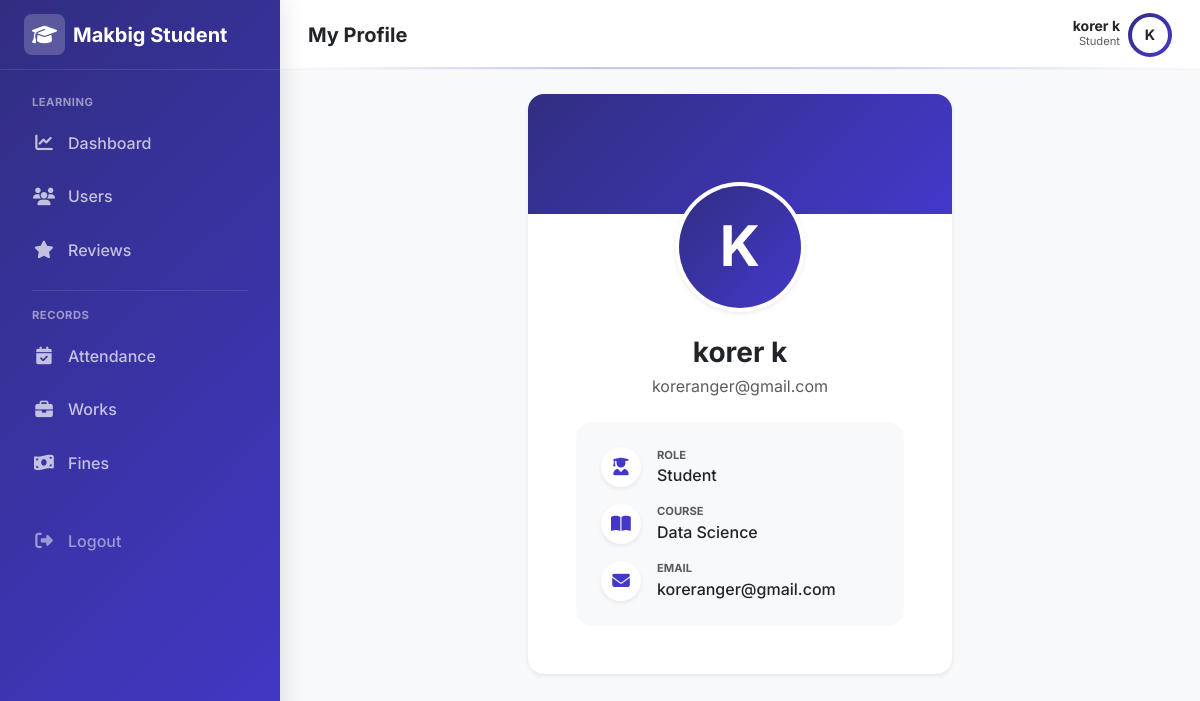
/student/profile/ (signed in), run on the app's committed database.
### adminpanel/models.py (models this page shows, shortened)
class User(AbstractUser):
    email=models.EmailField(unique=True,db_index=True)
    mobile_number = models.CharField(max_length=15, blank=True, null=True,validators=[mobile_validator])
    is_student=models.BooleanField(default=False)
    first_name = models.CharField(max_length=100,validators=[name_validator])
    last_name = models.CharField(max_length=100,validators=[name_validator])

class StudentProfile(models.Model):
    user=models.OneToOneField(User, on_delete=models.CASCADE)
    course=models.ForeignKey(Course,on_delete=models.PROTECT)
    is_active = models.BooleanField(default=True)
    enrollment_date=models.DateField(auto_now_add=True)
    progress_percent=models.DecimalField(max_digits=5, decimal_places=2, default=0,validators=[MinValueValidator(Decimal('0.00')),MaxValueValidator(Decimal('100.00'))])

class Course(models.Model):
    name=models.CharField(max_length=200)
    description=models.TextField(blank=True,null=True, max_length=2000)
    duration_months=models.PositiveIntegerField(default=6,validators=[MinValueValidator(1),MaxValueValidator(60)])

### adminpanel/views.py (the view)
# urls.py: path("student/profile/", views.student_profile, name="student_profile"),
@login_required
@never_cache
def student_profile(request):
    try:
        student = get_object_or_404(StudentProfile,user=request.user)
    except StudentProfile.DoesNotExist:
        messages.error(request,"Student profile not found")
        return redirect("student_dashboard")
    return render(request, "adminpanel/student_profile.html", {"student": student})

### reviewtickets/context_processors.py (called while the page is built)
def ticket_notifications(request):
    if request.user.is_authenticated and request.user.is_staff:
        count = ReviewTicket.objects.filter(
            status='pending',
            is_seen=False
        ).count()
        return {'ticket_notification_count': count}
    return {}

### templates/adminpanel/student_profile.html (shortened to what this page needs)
{% extends "layouts/student_layout.html" %}
{% block page_title %}My Profile{% endblock %}
{% block content %}
<div class="row justify-content-center">
    <div class="col-12 col-md-8 col-lg-6">
        <div class="card border-0 shadow-sm rounded-4 overflow-hidden">
            <div class="card-header border-0 p-0" style="height: 120px; background: var(--gradient-student);"></div>
            <div class="card-body text-center p-4 p-md-5 mt-n5 position-relative">
                <div class="avatar-wrapper mb-4 position-relative d-inline-block">
                    <div class="rounded-circle p-1 bg-white shadow-sm mx-auto" style="width: 130px; height: 130px;">
                        <div class="rounded-circle d-flex align-items-center justify-content-center text-white fw-bold display-4"
                            style="width: 100%; height: 100%; background: var(--gradient-student);">
                            {{ request.user.first_name|slice:":1"|upper }}
                        </div>
                    </div>
                </div>
                <h3 class="fw-bold text-dark mb-1">{{ request.user.get_full_name }}</h3>
                <p class="text-muted mb-4">{{ request.user.email }}</p>
                <div class="d-flex flex-column gap-3 text-start bg-light rounded-4 p-4 border border-light">
                    <div class="d-flex align-items-center">
                        <div class="icon-box rounded-circle bg-white shadow-sm text-primary me-3 d-flex align-items-center justify-content-center"
                            style="width: 40px; height: 40px;">
                            <i class="fa-solid fa-user-graduate"></i>
                        </div>
                        <div>
                            <div class="small text-muted text-uppercase fw-bold" style="font-size: 0.7rem;">Role</div>
                            <div class="fw-medium text-dark">Student</div>
                        </div>
                    </div>
                    {% if student.course %}
                    <div class="d-flex align-items-center">
                        <div class="icon-box rounded-circle bg-white shadow-sm text-primary me-3 d-flex align-items-center justify-content-center"
                            style="width: 40px; height: 40px;">
                            <i class="fa-solid fa-book-open"></i>
                        </div>
                        <div>
                            <div class="small text-muted text-uppercase fw-bold" style="font-size: 0.7rem;">Course</div>
                            <div class="fw-medium text-dark">{{ student.course.name }}</div>
                        </div>
                    </div>
                    {% endif %}
                    <div class="d-flex align-items-center">
                        <div class="icon-box rounded-circle bg-white shadow-sm text-primary me-3 d-flex align-items-center justify-content-center"
                            style="width: 40px; height: 40px;">
                            <i class="fa-solid fa-envelope"></i>
                        </div>
                        <div>
                            <div class="small text-muted text-uppercase fw-bold" style="font-size: 0.7rem;">Email</div>
                            <div class="fw-medium text-dark">{{ request.user.email }}</div>
                        </div>
                    </div>
                </div>
            </div>
        </div>
    </div>
</div>
{% endblock %}

### templates/layouts/student_layout.html (shortened to what this page needs)
{% load static %}
<!DOCTYPE html>
<html lang="en">
<head>
    <link href="https://cdn.jsdelivr.net/npm/bootstrap@5.3.0/dist/css/bootstrap.min.css" rel="stylesheet">
    <link rel="stylesheet" href="https://cdnjs.cloudflare.com/ajax/libs/font-awesome/6.4.0/css/all.min.css">
</head>
<body>
    <aside class="sidebar" id="sidebar">
        <div class="sidebar-brand">
            <a href="#" class="text-decoration-none d-flex align-items-center gap-2 text-white fs-5 fw-bold">
                <div class="sidebar-brand-icon">
                    <i class="fa-solid fa-graduation-cap"></i>
                </div>
                <span>Makbig Student</span>
            </a>
        </div>
        <nav class="sidebar-nav">
            <div class="small fw-bold text-uppercase mb-2 px-3"
                style="font-size: 0.7rem; letter-spacing: 0.5px; color: rgba(255,255,255,0.5);">Learning</div>
            <a href="{% url 'student_dashboard' %}"
                class="nav-link {% if request.resolver_match.url_name == 'student_dashboard' %}active{% endif %}">
                <i class="fa-solid fa-chart-line"></i> Dashboard
            </a>
            <a href="{% url "student_profile" %}" class="nav-link">
                <i class="fa-solid fa-users"></i> Users
            </a>
            <a href="{% url 'student_review' %}"
                class="nav-link {% if request.resolver_match.url_name == 'student_review' %}active{% endif %}">
                <i class="fa-solid fa-star"></i> Reviews
            </a>
            <div class="my-3 border-top mx-3" style="border-color: rgba(255,255,255,0.1) !important;"></div>
            <div class="small fw-bold text-uppercase mb-2 px-3"
                style="font-size: 0.7rem; letter-spacing: 0.5px; color: rgba(255,255,255,0.5);">Records</div>
            <a href="{% url "student_attendance" %}" class="nav-link">
                <i class="fa-solid fa-calendar-check"></i> Attendance
            </a>
            <a href="{% url "student_works" %}" class="nav-link">
                <i class="fa-solid fa-briefcase"></i> Works
            </a>
            <a href="#" class="nav-link">
                <i class="fa-solid fa-money-bill-wave"></i> Fines
            </a>
            <div class="mt-auto pt-4">
                <form method="POST" action="{% url 'student_logout' %}">
                    <button type="submit" class="nav-link w-100 border-0 bg-transparent text-white-50">
                        <i class="fa-solid fa-right-from-bracket"></i> Logout
                    </button>
                </form>
            </div>
        </nav>
    </aside>
    <div class="main-wrapper">
        <header class="topbar">
            <div class="d-flex align-items-center gap-3">
                <h5 class="mb-0 fw-bold text-dark">{% block page_title %}Dashboard{% endblock %}</h5>
            </div>
            <div class="d-flex align-items-center gap-3">
                <div class="d-flex align-items-center gap-2">
                    <div class="text-end d-none d-sm-block">
                        <div class="fw-bold small text-dark lh-1">{{ request.user.first_name }} {{request.user.last_name }}</div>
                        <div class="text-muted" style="font-size: 0.7rem;">Student</div>
                    </div>
                    <div class="rounded-circle p-1" style="background: var(--gradient-student);">
                        <div class="rounded-circle bg-white text-dark d-flex align-items-center justify-content-center fw-bold"
                            style="width:36px;height:36px; font-size: 0.9rem;">
                            {{ request.user.first_name|slice:":1"|upper }}
                        </div>
                    </div>
                </div>
            </div>
        </header>
        <div class="p-4">
            {% block content %}
            {% endblock %}
        </div>
    </div>
</body>
</html>

### templates/layouts/student_layout.html (style rules this page uses)
:root { --sidebar-width: 280px; --topbar-height: 70px; --gradient-student: linear-gradient(135deg, #312e81 0%, #4338ca 100%); --sidebar-text: #ffffff; --sidebar-text-muted: rgba(255, 255, 255, 0.7); --sidebar-hover: rgba(255, 255, 255, 0.12); --sidebar-active: rgba(255, 255, 255, 0.25); --bg-body: #f8f9fa; }
body { font-family: 'Inter', sans-serif; background-color: var(--bg-body); color: #334155; }
.sidebar { width: var(--sidebar-width); background: var(--gradient-student); display: flex; flex-direction: column; position: fixed; top: 0; bottom: 0; left: 0; z-index: 1045; transition: transform 0.3s cubic-bezier(0.4, 0, 0.2, 1); box-shadow: 4px 0 24px rgba(0, 0, 0, 0.1); color: #fff; }
.sidebar-brand { height: var(--topbar-height); display: flex; align-items: center; padding: 0 1.5rem; border-bottom: 1px solid rgba(255, 255, 255, 0.1); }
.sidebar-brand-icon { background: rgba(255, 255, 255, 0.2); color: #fff; border-radius: 8px; padding: 0.35rem 0.5rem; }
.sidebar-nav { padding: 1.5rem 1rem; flex-grow: 1; overflow-y: auto; }
.nav-link { display: flex; align-items: center; padding: 0.75rem 1rem; color: var(--sidebar-text-muted); font-weight: 500; border-radius: 0.75rem; margin-bottom: 0.35rem; transition: all 0.2s ease; }
.nav-link i { width: 24px; text-align: center; margin-right: 0.75rem; font-size: 1.1rem; }
.main-wrapper { margin-left: var(--sidebar-width); min-height: 100vh; display: flex; flex-direction: column; transition: margin-left 0.3s cubic-bezier(0.4, 0, 0.2, 1); }
.topbar { height: var(--topbar-height); background: rgba(255, 255, 255, 0.9); backdrop-filter: blur(10px); border-bottom: 1px solid rgba(0, 0, 0, 0.05); padding: 0 1.75rem; display: flex; align-items: center; justify-content: space-between; position: sticky; top: 0; z-index: 1020; }
.topbar::after { content: ''; position: absolute; bottom: 0; left: 0; width: 100%; height: 2px; background: linear-gradient(90deg, transparent, #4338ca, #6366f1, transparent); opacity: 0.3; }

### templates/adminpanel/student_profile.html (style rules this page uses)
.mt-n5 { margin-top: -5rem; }
.icon-box i { font-size: 1.1rem; color: #4338ca; }

### data on the page
User: user.first_name "korer", user.last_name "k", user.first_name "K", user.get_full_name "korer k", user.email "koreranger@gmail.com"
StudentProfile: course.name "Data Science"
